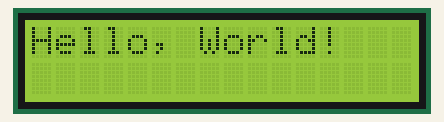
A sketch run on a simulated Arduino Uno, built with avr-gcc and run on an emulated ATmega328P. Parts: 16×2 character LCD.

Above: at 0.1 s.
At 3.5 s:
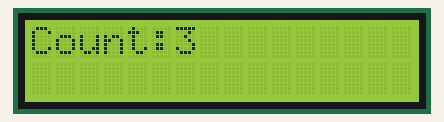
At 12.1 s:
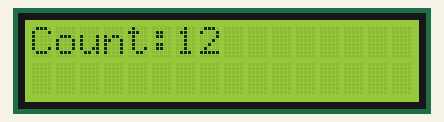
At 21.1 s:
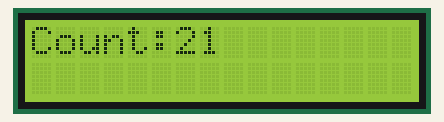
At 30.1 s:
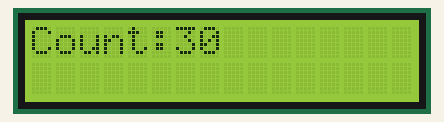
At 39.1 s:
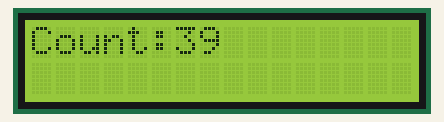

Measured:
- what the display in image 1 shows lasts 0.5 s, from 3.5 s to 4.0 s
- what the display in image 2 shows lasts 1.0 s, from 12.0 s to 13.0 s

The sketch:

led_interfacing1.ino
```cpp
#include <LiquidCrystal.h>

// Initialize the library with the numbers of the interface pins
const int rs = 12, en = 11, d4 = 5, d5 = 4, d6 = 3, d7 = 2;
LiquidCrystal lcd(rs, en, d4, d5, d6, d7);

void setup() {
  // Set up the LCD's number of columns and rows
  lcd.begin(16, 2);
  // Print a message to the LCD
  lcd.print("Hello, World!");
  delay(1000);

  // Scroll the content to the right
  for (int positionCounter = 0; positionCounter < 16; positionCounter++) {
    // Scroll one position right
    lcd.scrollDisplayRight();
    // Wait a bit
    delay(150);
  }

  // Clear the screen
  lcd.clear();
  lcd.setCursor(0, 0);
  lcd.print("Count:");
}

void loop() {
  lcd.setCursor(6, 0);
  // Print the number of seconds since reset
  lcd.print(millis() / 1000);
}
```
